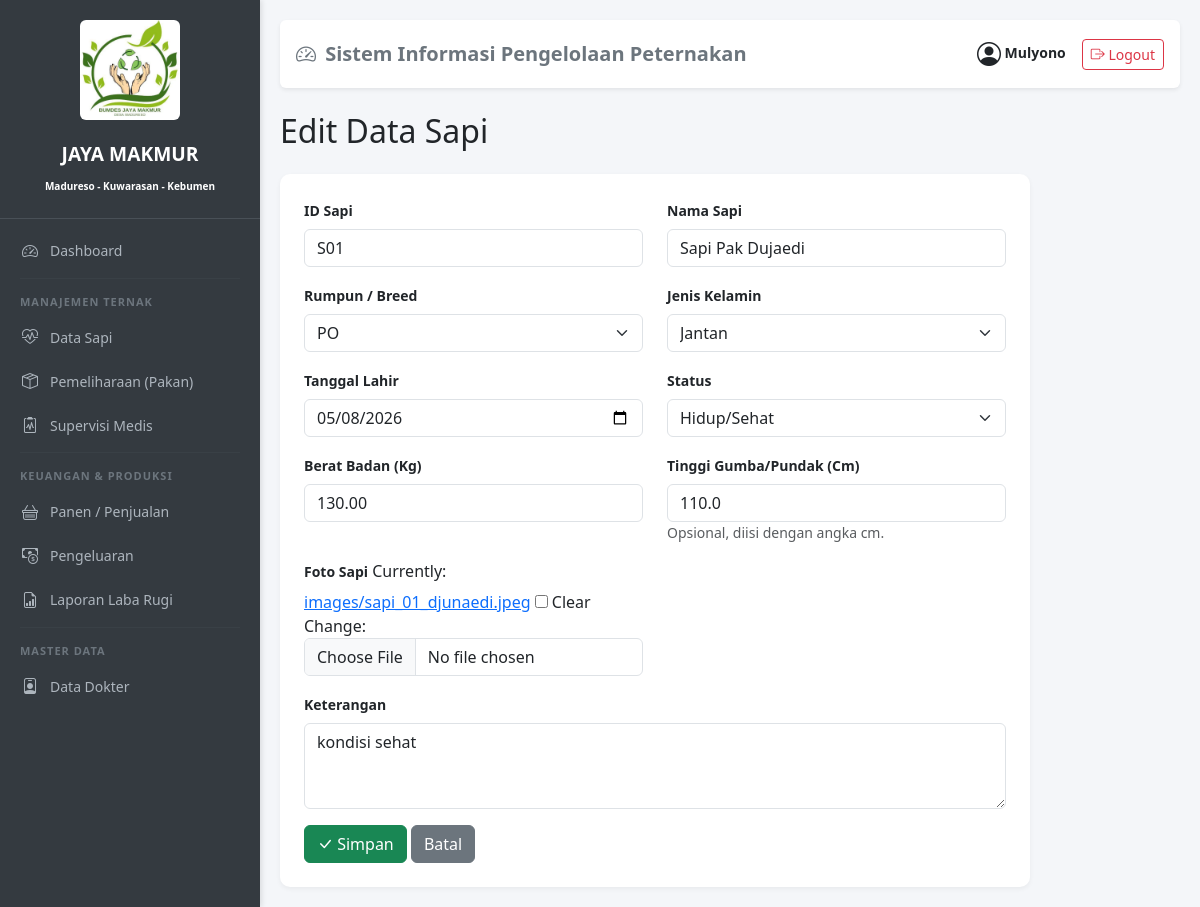
Screenshot of /sapi/1/edit/ (signed in) with the database file from the repository.
### peternakan/models.py (models this page shows, shortened)
class Sapi(models.Model):
    JENIS_KELAMIN = (('Jantan', 'Jantan'), ('Betina', 'Betina'))
    STATUS = (('Hidup/Sehat', 'Hidup/Sehat'), ('Sakit', 'Sakit'), ('Dijual', 'Dijual'), ('Mati', 'Mati'))
    RUMPUN = (
        ('Limousin', 'Limousin'),
        ('Simmental', 'Simmental'),
        ('Brahman', 'Brahman'),
        ('Ongole', 'Ongole'),
        ('Bali', 'Bali'),
        ('Madura', 'Madura'),
        ('Holstein', 'Holstein (Frisian)'),
        ('POH', 'Peranakan Ongole Hilang'),
        ('PO', 'PO'),
        ('Lainnya', 'Lainnya'),
    )
    id_sapi = models.CharField(max_length=20, unique=True, verbose_name="ID Sapi")
    nama_sapi = models.CharField(max_length=100)
    rumpun = models.CharField(max_length=20, choices=RUMPUN, default='Lainnya', verbose_name="Rumpun/Breed")
    jenis_kelamin = models.CharField(max_length=10, choices=JENIS_KELAMIN)
    tanggal_lahir = models.DateField()
    berat_badan = models.DecimalField(max_digits=8, decimal_places=2, help_text="Dalam Kilogram")
    tinggi_sapi = models.DecimalField(max_digits=5, decimal_places=1, null=True, blank=True, help_text="Tinggi gumba/pundak dalam cm", verbose_name="Tinggi (cm)")
    status = models.CharField(max_length=15, choices=STATUS, default='Hidup/Sehat')
    foto = models.ImageField(upload_to='images/', blank=True, null=True)
    keterangan = models.TextField(blank=True, null=True)
    tanggal_masuk = models.DateField(auto_now_add=True)
    class Meta:
        ordering = ['-tanggal_masuk']

### peternakan/views.py (the view, shortened to what this page needs)
# urls.py: path('sapi/<int:pk>/edit/', views.SapiUpdateView.as_view(), name='sapi_edit'),
class SapiUpdateView(LoginRequiredMixin, UpdateView):
    model = Sapi
    form_class = SapiForm
    template_name = 'peternakan/sapi/form.html'
    login_url = '/login/'

### peternakan/forms.py
class SapiForm(BootstrapMixin, forms.ModelForm):
     class Meta:
        model = Sapi
        fields = ['id_sapi', 'nama_sapi', 'rumpun', 'jenis_kelamin', 'tanggal_lahir', 'berat_badan', 'tinggi_sapi', 'status', 'foto', 'keterangan']
        widgets = {
            'tanggal_lahir': DateInput(),
            'keterangan': forms.Textarea(attrs={'rows': 3})
        }

### peternakan/templates/peternakan/sapi/form.html (shortened to what this page needs)
{% extends 'base.html' %}
{% block content %}
<h2 class="mb-4">{% if form.instance.pk %}Edit Data Sapi{% else %}Tambah Sapi Baru{% endif %}</h2>
<div class="card p-4 col-md-10">
    <form method="post" enctype="multipart/form-data">
        <div class="row">
            <div class="col-md-6 mb-3">
                <label class="form-label fw-bold small">ID Sapi</label>
                {{ form.id_sapi }}
            </div>
            <div class="col-md-6 mb-3">
                <label class="form-label fw-bold small">Nama Sapi</label>
                {{ form.nama_sapi }}
            </div>
            <div class="col-md-6 mb-3">
                <label class="form-label fw-bold small">Rumpun / Breed</label>
                {{ form.rumpun }}
            </div>
            <div class="col-md-6 mb-3">
                <label class="form-label fw-bold small">Jenis Kelamin</label>
                {{ form.jenis_kelamin }}
            </div>
            <div class="col-md-6 mb-3">
                <label class="form-label fw-bold small">Tanggal Lahir</label>
                {{ form.tanggal_lahir }}
            </div>
            <div class="col-md-6 mb-3">
                <label class="form-label fw-bold small">Status</label>
                {{ form.status }}
            </div>
            <div class="col-md-6 mb-3">
                <label class="form-label fw-bold small">Berat Badan (Kg)</label>
                {{ form.berat_badan }}
            </div>
            <div class="col-md-6 mb-3">
                <label class="form-label fw-bold small">Tinggi Gumba/Pundak (Cm)</label>
                {{ form.tinggi_sapi }}
                <small class="text-muted d-block">Opsional, diisi dengan angka cm.</small>
            </div>
            <div class="col-md-6 mb-3">
                <label class="form-label fw-bold small">Foto Sapi</label>
                {{ form.foto }}
            </div>
            <div class="col-md-12 mb-3">
                <label class="form-label fw-bold small">Keterangan</label>
                {{ form.keterangan }}
            </div>
        </div>
        <button type="submit" class="btn btn-success"><i class="bi bi-check-lg"></i> Simpan</button>
        <a href="{% url 'peternakan:sapi_list' %}" class="btn btn-secondary">Batal</a>
    </form>
</div>
{% endblock %}

### peternakan/templates/base.html (shortened to what this page needs)
<!DOCTYPE html>
<html lang="id">
<head>
    <link href="https://cdn.jsdelivr.net/npm/bootstrap@5.3.0/dist/css/bootstrap.min.css" rel="stylesheet">
    <link rel="stylesheet" href="https://cdn.jsdelivr.net/npm/bootstrap-icons@1.10.0/font/bootstrap-icons.css">
</head>
<body>
    <div class="sidebar">
        <div class="brand text-center">
            <img src="/media/images/logo.jpeg" class="img-fluid rounded mb-3" style="max-height: 100px; object-fit:cover;">
            <div class="fw-bold mt-1" >JAYA MAKMUR</div>
            <small class="fw-bold mt-4" style="font-size: 10px;">Madureso - Kuwarasan - Kebumen</small>
        </div>
        <a href="{% url 'peternakan:dashboard' %}">
            <i class="bi bi-speedometer2"></i> Dashboard
        </a>
        <hr>
        <div class="menu-title">Manajemen Ternak</div>
        <a href="{% url 'peternakan:sapi_list' %}">
            <i class="bi bi-heart-pulse"></i> Data Sapi
        </a>
        <a href="{% url 'peternakan:pemeliharaan_list' %}">
            <i class="bi bi-box-seam"></i> Pemeliharaan (Pakan)
        </a>
        <a href="{% url 'peternakan:supervisi_list' %}">
            <i class="bi bi-clipboard2-pulse"></i> Supervisi Medis
        </a>
        <hr>
        <div class="menu-title">Keuangan & Produksi</div>
        <a href="{% url 'peternakan:panen_list' %}">
            <i class="bi bi-basket"></i> Panen / Penjualan
        </a>
        <a href="{% url 'peternakan:pengeluaran_list' %}">
            <i class="bi bi-cash-coin"></i> Pengeluaran
        </a>
        <a href="{% url 'peternakan:laporan' %}">
            <i class="bi bi-file-earmark-bar-graph"></i> Laporan Laba Rugi
        </a>
        <hr>
        <div class="menu-title">Master Data</div>
        <a href="{% url 'peternakan:dokter_list' %}">
            <i class="bi bi-person-badge"></i> Data Dokter
        </a>
    </div>
    <div class="content">
        <div class="d-flex justify-content-between align-items-center mb-4 p-3 bg-white rounded shadow-sm">
            <h5 class="mb-0 text-secondary fw-bold">
                <i class="bi bi-speedometer2 me-1"></i> Sistem Informasi Pengelolaan Peternakan
            </h5>
            <div class="d-flex align-items-center gap-3">
                <span class="text-dark small fw-semibold">
                    <i class="bi bi-person-circle fs-4 align-middle"></i>
                    {{ user.username|title }}
                </span>
                <a href="{% url 'peternakan:logout' %}" class="btn btn-sm btn-outline-danger">
                    <i class="bi bi-box-arrow-right"></i> Logout
                </a>
            </div>
        </div>
        {% block content %}
        {% endblock %}
    </div>
</body>
</html>

### peternakan/templates/base.html (style rules this page uses)
body { display: flex; min-height: 100vh; margin: 0; background-color: #f4f6f9; }
.sidebar { width: 260px; background: #343a40; color: white; padding-top: 20px; flex-shrink: 0; box-shadow: 2px 0 5px rgba(0,0,0,0.1); }
.sidebar .brand { font-size: 1.2rem; padding: 0 20px 20px 20px; border-bottom: 1px solid #495057; margin-bottom: 10px; }
.sidebar a { color: #adb5bd; text-decoration: none; display: flex; align-items: center; padding: 10px 20px; font-size: 14px; transition: 0.3s; }
.sidebar a i { margin-right: 10px; font-size: 16px; width: 20px; text-align: center; }
.sidebar .menu-title { padding: 10px 20px 5px 20px; font-size: 11px; text-transform: uppercase; letter-spacing: 1px; color: #6c757d; font-weight: bold; }
.sidebar hr { border-color: #495057; margin: 5px 20px; }
.content { flex-grow: 1; padding: 20px; overflow-y: auto; width: calc(100% - 260px); }
.card { border: none; border-radius: 10px; box-shadow: 0 2px 5px rgba(0,0,0,0.05); }

### rows the page displays
Sapi: id_sapi "S01", nama_sapi "Sapi Pak Dujaedi", rumpun "PO", jenis_kelamin "Jantan", tanggal_lahir "05/08/2026", status "Hidup/Sehat", berat_badan "130.00", tinggi_sapi "110.0", keterangan "kondisi sehat"

### other values shown
{{ user.username|title }} "Mulyono"
